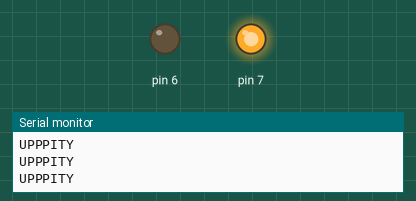
Bench run of a sketch on a simulated Arduino Uno, built with avr-gcc and run on an emulated ATmega328P. Shown: output pins drawn as LEDs (lit = HIGH), the last lines printed to the serial monitor.

Above: at 7.5 s.
At 22.5 s:
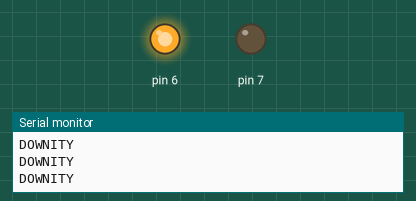
Timing chart, 0 to 39.0 s (numbered marks = the images above):
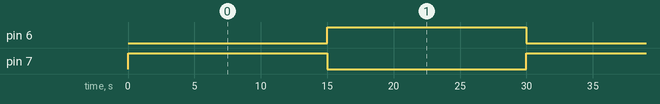

The sketch:

demo_incline_control.ino
```cpp
int NUMGRADE = 10;

void setup() {
  // put your setup code here, to run once:
    pinMode(7, OUTPUT);
    pinMode(6, OUTPUT);
    Serial.begin(9600);
}

void loop() {
  // put your main code here, to run repeatedly:

  //raise the grade
  for (int i = 0; i < NUMGRADE; i++){
    digitalWrite(7, HIGH);
    delay(1500);
    digitalWrite(7, LOW);
    Serial.println("UPPPITY");
  }

  //lower the grade
  for (int j = 0; j < NUMGRADE; j++){
    digitalWrite(6, HIGH);
    delay(1500);
    digitalWrite(6, LOW);
    Serial.println("DOWNITY");
  }
}

/*void setup() {
  // put your setup code here, to run once:
  pinMode(7, OUTPUT);
  digitalWrite(7, HIGH);
  delay(1500);
  digitalWrite(7, LOW);
}

void loop() {
  // put your main code here, to run repeatedly:

}*/
```

Measured:
- by itself, pin 6, pin 7: alternates HIGH for 15.0 s and LOW for 15.0 s
- by itself, everything shown: repeats every 30.0 s, in 3 steps
